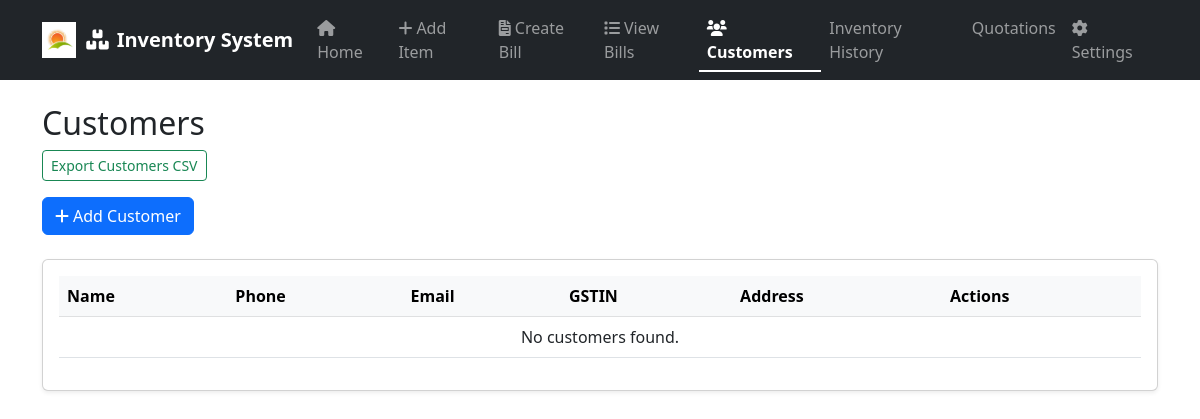
The page /customers on the database as committed earlier.
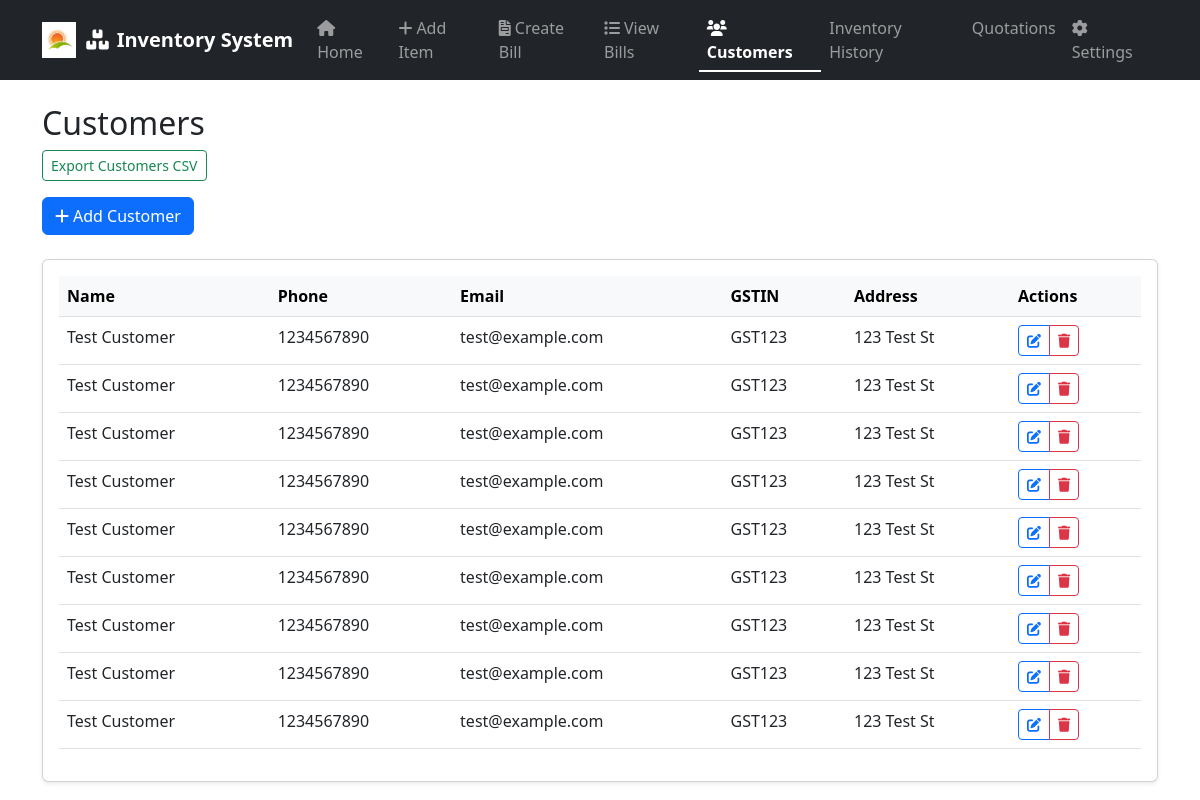
The same page on the database as committed later.
### app.py (models this page shows)
class Customer(db.Model):
    id = db.Column(db.Integer, primary_key=True)
    name = db.Column(db.String(100), nullable=False)
    phone = db.Column(db.String(20))
    email = db.Column(db.String(100))
    address = db.Column(db.String(200))
    gstin = db.Column(db.String(50))
    created_at = db.Column(db.DateTime, default=datetime.utcnow)
    bills = db.relationship('Bill', backref='customer', lazy=True)

### app.py (the view)
@app.route('/customers')
def customers():
    customers = Customer.query.order_by(Customer.name).all()
    return render_template('customers.html', customers=customers)

### templates/customers.html
{% extends "base.html" %}
{% block content %}
<h2>Customers</h2>
<a href="{{ url_for('export_customers') }}" class="btn btn-outline-success btn-sm mb-3">Export Customers CSV</a>
<div class="d-flex justify-content-between align-items-center mb-4">
    <a href="{{ url_for('add_customer') }}" class="btn btn-primary">
        <i class="fas fa-plus me-1"></i>Add Customer
    </a>
</div>
<div class="card shadow-sm">
    <div class="card-body">
        <div class="table-responsive">
            <table class="table table-hover">
                <thead class="table-light">
                    <tr>
                        <th>Name</th>
                        <th>Phone</th>
                        <th>Email</th>
                        <th>GSTIN</th>
                        <th>Address</th>
                        <th>Actions</th>
                    </tr>
                </thead>
                <tbody>
                    {% for customer in customers %}
                    <tr>
                        <td>{{ customer.name }}</td>
                        <td>{{ customer.phone or '-' }}</td>
                        <td>{{ customer.email or '-' }}</td>
                        <td>{{ customer.gstin or '-' }}</td>
                        <td>{{ customer.address or '-' }}</td>
                        <td>
                            <div class="btn-group btn-group-sm">
                                <a href="{{ url_for('edit_customer', id=customer.id) }}" class="btn btn-outline-primary">
                                    <i class="fas fa-edit"></i>
                                </a>
                                <a href="{{ url_for('delete_customer', id=customer.id) }}" class="btn btn-outline-danger"
                                   onclick="return confirm('Are you sure you want to delete this customer?')">
                                    <i class="fas fa-trash"></i>
                                </a>
                            </div>
                        </td>
                    </tr>
                    {% else %}
                    <tr>
                        <td colspan="6" class="text-center">No customers found.</td>
                    </tr>
                    {% endfor %}
                </tbody>
            </table>
        </div>
    </div>
</div>
{% endblock %}

### templates/base.html (shortened to what this page needs)
<!DOCTYPE html>
<html lang="en">
<head>
    <link href="https://cdn.jsdelivr.net/npm/bootstrap@5.3.0/dist/css/bootstrap.min.css" rel="stylesheet">
    <link href="https://cdnjs.cloudflare.com/ajax/libs/font-awesome/6.0.0/css/all.min.css" rel="stylesheet">
</head>
<body>
    <nav class="navbar navbar-expand-lg navbar-dark bg-dark">
        <div class="container">
            <a class="navbar-brand d-flex align-items-center" href="/">
                <img src="{{ url_for('static', filename='logo.png') }}" alt="Logo" style="height:36px;width:auto;margin-right:10px;">
                <span><i class="fas fa-boxes me-2"></i>Inventory System</span>
            </a>
            <div class="collapse navbar-collapse" id="navbarNav">
                <ul class="navbar-nav me-auto">
                    <li class="nav-item">
                        <a class="nav-link {% if request.endpoint == 'index' %}active{% endif %}" href="/">
                            <i class="fas fa-home me-1"></i>Home
                        </a>
                    </li>
                    <li class="nav-item">
                        <a class="nav-link {% if request.endpoint == 'add_item' %}active{% endif %}" href="/add_item">
                            <i class="fas fa-plus me-1"></i>Add Item
                        </a>
                    </li>
                    <li class="nav-item">
                        <a class="nav-link {% if request.endpoint == 'create_bill' %}active{% endif %}" href="/create_bill">
                            <i class="fas fa-file-invoice me-1"></i>Create Bill
                        </a>
                    </li>
                    <li class="nav-item">
                        <a class="nav-link {% if request.endpoint == 'view_bills' %}active{% endif %}" href="/bills">
                            <i class="fas fa-list me-1"></i>View Bills
                        </a>
                    </li>
                    <li class="nav-item">
                        <a class="nav-link {% if request.endpoint == 'customers' %}active{% endif %}" href="{{ url_for('customers') }}">
                            <i class="fas fa-users me-1"></i>Customers
                        </a>
                    </li>
                    <li class="nav-item">
                        <a class="nav-link {% if request.endpoint == 'inventory_history' %}active{% endif %}" href="{{ url_for('inventory_history') }}">Inventory History</a>
                    </li>
                    <li class="nav-item">
                        <a class="nav-link {% if request.endpoint == 'quotations' %}active{% endif %}" href="{{ url_for('quotations') }}">Quotations</a>
                    </li>
                    <li class="nav-item">
                        <a class="nav-link {% if request.endpoint == 'settings' %}active{% endif %}" href="{{ url_for('settings') }}">
                            <i class="fas fa-cog me-1"></i>Settings
                        </a>
                    </li>
                </ul>
            </div>
        </div>
    </nav>
    <div class="container mt-4">
        {% block content %}{% endblock %}
    </div>
</body>
</html>

### templates/base.html (style rules this page uses)
.navbar-brand { font-weight: bold; }
.nav-link { position: relative; }
.nav-link.active { font-weight: bold; }
.nav-link.active::after { content: ''; position: absolute; bottom: 0; left: 0; width: 100%; height: 2px; background-color: #fff; }

Rows that differ between the two databases and show on the page:
added Customer: name "Test Customer", phone "1234567890", email "test@example.com", gstin "GST123", address "123 Test St"
added Customer: name "Test Customer", phone "1234567890", email "test@example.com", gstin "GST123", address "123 Test St"
added Customer: name "Test Customer", phone "1234567890", email "test@example.com", gstin "GST123", address "123 Test St"
added Customer: name "Test Customer", phone "1234567890", email "test@example.com", gstin "GST123", address "123 Test St"
added Customer: name "Test Customer", phone "1234567890", email "test@example.com", gstin "GST123", address "123 Test St"
added Customer: name "Test Customer", phone "1234567890", email "test@example.com", gstin "GST123", address "123 Test St"
added Customer: name "Test Customer", phone "1234567890", email "test@example.com", gstin "GST123", address "123 Test St"
added Customer: name "Test Customer", phone "1234567890", email "test@example.com", gstin "GST123", address "123 Test St"
added Customer: name "Test Customer", phone "1234567890", email "test@example.com", gstin "GST123", address "123 Test St"
Other text that changed with them:
text no longer shown: "No customers found."
